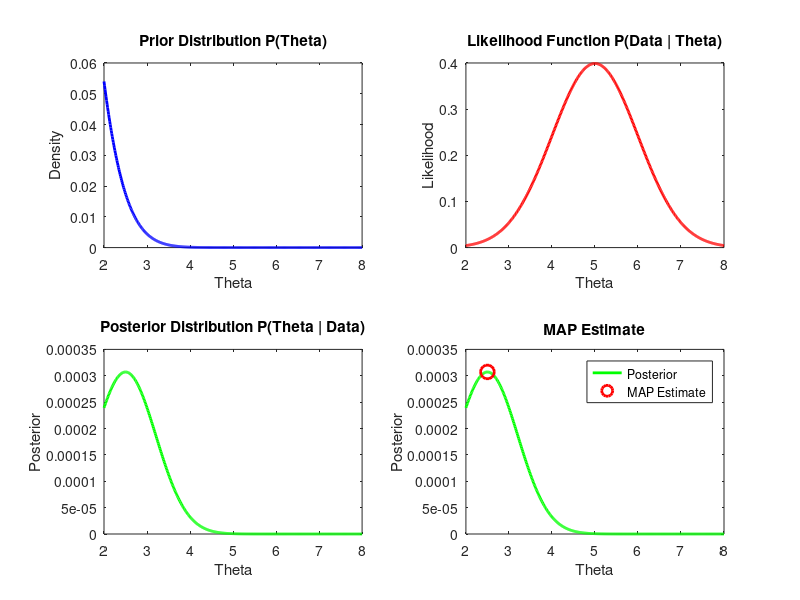

The MATLAB script that drew this image:
% ================================================================
% Maximum a Posteriori Estimation (MAP) - Detailed Version
% ================================================================

%% User-Defined Parameters (Adjust as needed)
% Prior distribution parameters
prior_mean = 0;         % Mean of prior (for Gaussian prior)
prior_variance = 1;     % Variance of prior (for Gaussian prior)

% Likelihood parameters (for Gaussian likelihood)
likelihood_mean = 0;    % Mean of likelihood (for Gaussian likelihood)
likelihood_variance = 1; % Variance of likelihood (for Gaussian likelihood)

% Observation data options
data_source = 'manual'; % Options: 'manual', 'file', 'random'
file_name = 'data.txt'; % Data file name (for loading data from file)
n_points = 100;         % Number of random data points (for generating random data)

% ================================================================
% 1. Data Input Handling
% ================================================================
disp('==============================');
disp('STEP 1: Data Input Handling');
disp('==============================');
switch data_source
    case 'manual'
        % Manually input data
        disp('Input the observed data (e.g., [1 2 3]):');
        data = input('Enter data as a vector: ');
        disp(['Data: ', num2str(data)]);
        
    case 'file'
        % Load data from file (assuming it's a column vector of data)
        if exist(file_name, 'file')
            data = load(file_name);
            disp('Data loaded from file.');
            disp(['Data: ', num2str(data')]);
        else
            error('File not found.');
        end
        
    case 'random'
        % Generate random data (Gaussian noise)
        data = likelihood_mean + sqrt(likelihood_variance) * randn(1, n_points);
        disp('Random data generated.');
        disp(['Data: ', num2str(data)]);
        
    otherwise
        error('Invalid data source.');
end

disp(' '); % Blank line for better readability

%% ================================================================
% 2. Define Prior, Likelihood, and Posterior Distributions
% ================================================================
disp('=============================================');
disp('STEP 2: Define Prior, Likelihood, and Posterior');
disp('=============================================');

% Prior distribution (Gaussian)
disp('Prior distribution: P(Theta)');
disp(['P(Theta) = N(Theta; ', num2str(prior_mean), ', ', num2str(prior_variance), ')']);
prior_dist = @(theta) (1 / sqrt(2*pi*prior_variance)) * exp(-(theta - prior_mean).^2 / (2 * prior_variance));

% Likelihood function (Gaussian)
disp('Likelihood function: P(Data | Theta)');
disp(['P(Data | Theta) = N(Data; Theta, ', num2str(likelihood_variance), ')']);
likelihood_dist = @(theta) prod((1 / sqrt(2*pi*likelihood_variance)) * exp(-(data - theta).^2 / (2 * likelihood_variance)));

% Posterior distribution (proportional to likelihood * prior)
disp('Posterior distribution: P(Theta | Data)');
disp('P(Theta | Data) = P(Data | Theta) * P(Theta) (up to a normalization constant)');
posterior_dist = @(theta) likelihood_dist(theta) * prior_dist(theta);

disp(' '); % Blank line for better readability

%% ================================================================
% 3. MAP Estimation (Find theta that maximizes posterior)
% ================================================================
disp('==============================================');
disp('STEP 3: MAP Estimation');
disp('==============================================');
disp('We seek the value of Theta that maximizes the posterior distribution P(Theta | Data).');
disp('This is equivalent to minimizing the negative log of the posterior.');

% Define the negative log-posterior function (for optimization)
neg_log_posterior = @(theta) -log(posterior_dist(theta));

% Show the negative log-posterior function for Theta
disp(['Negative log-posterior function: -log(P(Theta | Data))']);
disp('We will minimize this function to find the MAP estimate.');

% Use fminunc to find the MAP estimate (minimizes the negative log-posterior)
options = optimset('Display', 'iter', 'TolX', 1e-6);
MAP_estimate = fminunc(neg_log_posterior, 0, options); % Initial guess = 0

disp(['MAP Estimate (Theta): ', num2str(MAP_estimate)]);

disp(' '); % Blank line for better readability

%% ================================================================
% 4. Plots for Visualization
% ================================================================
disp('=====================');
disp('STEP 4: Plots for Visualization');
disp('=====================');

theta_vals = linspace(min(data) - 3, max(data) + 3, 500);

% Plot prior distribution
figure;
subplot(2,2,1);
plot(theta_vals, prior_dist(theta_vals), 'b', 'LineWidth', 2);
title('Prior Distribution P(Theta)');
xlabel('Theta');
ylabel('Density');

% Plot likelihood function
likelihood_vals = arrayfun(@(theta) likelihood_dist(theta), theta_vals);
subplot(2,2,2);
plot(theta_vals, likelihood_vals, 'r', 'LineWidth', 2);
title('Likelihood Function P(Data | Theta)');
xlabel('Theta');
ylabel('Likelihood');

% Plot posterior distribution
posterior_vals = arrayfun(@(theta) posterior_dist(theta), theta_vals);
subplot(2,2,3);
plot(theta_vals, posterior_vals, 'g', 'LineWidth', 2);
title('Posterior Distribution P(Theta | Data)');
xlabel('Theta');
ylabel('Posterior');

% Plot MAP estimate
subplot(2,2,4);
plot(theta_vals, posterior_vals, 'g', 'LineWidth', 2);
hold on;
plot(MAP_estimate, posterior_dist(MAP_estimate), 'ro', 'MarkerSize', 10, 'LineWidth', 2);
title('MAP Estimate');
xlabel('Theta');
ylabel('Posterior');
legend('Posterior', 'MAP Estimate');

disp(' '); % Blank line for better readability

%% ================================================================
% 5. Output Results
% ================================================================
disp('====================================');
disp('STEP 5: Output Results');
disp('====================================');
disp(['MAP Estimate: ', num2str(MAP_estimate)]);
disp(['Maximum Posterior Value: ', num2str(posterior_dist(MAP_estimate))]);
disp(' ');
disp('The MAP estimate corresponds to the value of Theta that maximizes the posterior distribution,');
disp('which is the most probable value of Theta given the observed data and the prior knowledge.');
disp(' ');
